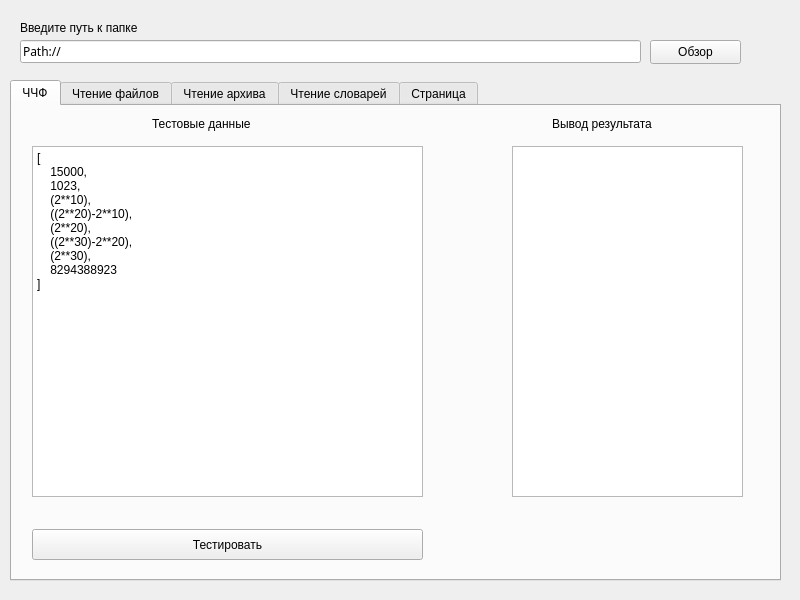
<?xml version="1.0" encoding="UTF-8"?>
<ui version="4.0">
 <class>Form</class>
 <widget class="QWidget" name="Form">
  <property name="geometry">
   <rect>
    <x>0</x>
    <y>0</y>
    <width>800</width>
    <height>600</height>
   </rect>
  </property>
  <property name="windowTitle">
   <string>Form</string>
  </property>
  <widget class="QTabWidget" name="tabWidget">
   <property name="geometry">
    <rect>
     <x>10</x>
     <y>80</y>
     <width>771</width>
     <height>501</height>
    </rect>
   </property>
   <property name="currentIndex">
    <number>0</number>
   </property>
   <widget class="QWidget" name="tab">
    <attribute name="title">
     <string>ЧЧФ</string>
    </attribute>
    <widget class="QPushButton" name="pushButton_2">
     <property name="geometry">
      <rect>
       <x>20</x>
       <y>423</y>
       <width>391</width>
       <height>31</height>
      </rect>
     </property>
     <property name="text">
      <string>Тестировать</string>
     </property>
    </widget>
    <widget class="QPlainTextEdit" name="plainTextEdit">
     <property name="geometry">
      <rect>
       <x>20</x>
       <y>40</y>
       <width>391</width>
       <height>351</height>
      </rect>
     </property>
     <property name="plainText">
      <string>[
    15000,
    1023,
    (2**10),
    ((2**20)-2**10),
    (2**20),
    ((2**30)-2**20),
    (2**30),
    8294388923
]</string>
     </property>
    </widget>
    <widget class="QPlainTextEdit" name="plainTextEdit_2">
     <property name="geometry">
      <rect>
       <x>500</x>
       <y>40</y>
       <width>231</width>
       <height>351</height>
      </rect>
     </property>
    </widget>
    <widget class="QLabel" name="label_2">
     <property name="geometry">
      <rect>
       <x>140</x>
       <y>10</y>
       <width>151</width>
       <height>16</height>
      </rect>
     </property>
     <property name="text">
      <string>Тестовые данные</string>
     </property>
    </widget>
    <widget class="QLabel" name="label_3">
     <property name="geometry">
      <rect>
       <x>540</x>
       <y>10</y>
       <width>151</width>
       <height>16</height>
      </rect>
     </property>
     <property name="text">
      <string>Вывод результата</string>
     </property>
    </widget>
   </widget>
   <widget class="QWidget" name="tab_3">
    <attribute name="title">
     <string>Чтение файлов</string>
    </attribute>
    <widget class="QPushButton" name="pushButton_3">
     <property name="geometry">
      <rect>
       <x>430</x>
       <y>430</y>
       <width>301</width>
       <height>24</height>
      </rect>
     </property>
     <property name="text">
      <string>Узнать размер файлов</string>
     </property>
    </widget>
    <widget class="QPlainTextEdit" name="plainTextEdit_3">
     <property name="geometry">
      <rect>
       <x>430</x>
       <y>40</y>
       <width>301</width>
       <height>381</height>
      </rect>
     </property>
    </widget>
    <widget class="QTreeView" name="treeView">
     <property name="geometry">
      <rect>
       <x>20</x>
       <y>40</y>
       <width>391</width>
       <height>381</height>
      </rect>
     </property>
    </widget>
    <widget class="QLabel" name="label_4">
     <property name="geometry">
      <rect>
       <x>70</x>
       <y>20</y>
       <width>201</width>
       <height>16</height>
      </rect>
     </property>
     <property name="text">
      <string>Файлы в открытой папке</string>
     </property>
    </widget>
    <widget class="QLabel" name="label_5">
     <property name="geometry">
      <rect>
       <x>540</x>
       <y>20</y>
       <width>70</width>
       <height>16</height>
      </rect>
     </property>
     <property name="text">
      <string>Размер</string>
     </property>
    </widget>
   </widget>
   <widget class="QWidget" name="tab_2">
    <attribute name="title">
     <string>Чтение архива</string>
    </attribute>
   </widget>
   <widget class="QWidget" name="tab_4">
    <attribute name="title">
     <string>Чтение словарей</string>
    </attribute>
   </widget>
   <widget class="QWidget" name="tab_5">
    <attribute name="title">
     <string>Страница</string>
    </attribute>
   </widget>
  </widget>
  <widget class="QWidget" name="widget_2" native="true">
   <property name="geometry">
    <rect>
     <x>10</x>
     <y>10</y>
     <width>741</width>
     <height>61</height>
    </rect>
   </property>
   <widget class="QLabel" name="label">
    <property name="geometry">
     <rect>
      <x>10</x>
      <y>10</y>
      <width>201</width>
      <height>16</height>
     </rect>
    </property>
    <property name="text">
     <string>Введите путь к папке</string>
    </property>
   </widget>
   <widget class="QLineEdit" name="lineEdit">
    <property name="geometry">
     <rect>
      <x>10</x>
      <y>30</y>
      <width>621</width>
      <height>23</height>
     </rect>
    </property>
    <property name="font">
     <font>
      <family>Bahnschrift</family>
      <pointsize>9</pointsize>
     </font>
    </property>
    <property name="text">
     <string>Path://</string>
    </property>
   </widget>
   <widget class="QPushButton" name="pushButton">
    <property name="geometry">
     <rect>
      <x>640</x>
      <y>30</y>
      <width>91</width>
      <height>24</height>
     </rect>
    </property>
    <property name="text">
     <string>Обзор</string>
    </property>
   </widget>
  </widget>
 </widget>
 <resources/>
 <connections/>
</ui>
